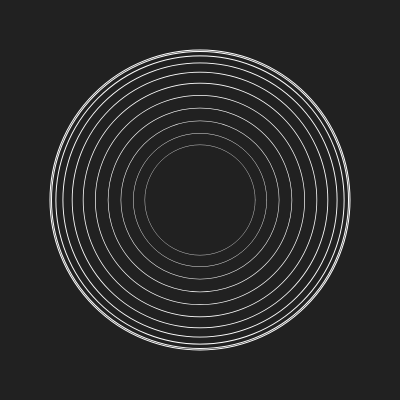
Frame 1 (no input)
Frame 60 (no input): identical to frame 1, image omitted
Frame 120 (the mouse pressed at the canvas centre since frame 60): identical to frame 1, image omitted

The p5.js sketch that drew this single still picture (run headless with seeded random() and noise() and a simulated clock; from frame 60 on, the mouse is pressed at the canvas centre):

// p5.js sketch
// ── sketch.js
//https://github.com/Volorf/Processing-Posters

let itter = 1;
let step = 0.1;

function setup() {
  pixelDensity(2);
  createCanvas(400, 400);
}

function draw() {
  background(33);
  stroke("f5");
  noFill();
  for (let i = 0; i < itter; i += step) {
    let decay = exp(-pow(i, 2));
    strokeWeight(1 * decay);
    let radius = 300 * decay;
    ellipse(width / 2, height / 2, radius, radius);
  }
}
